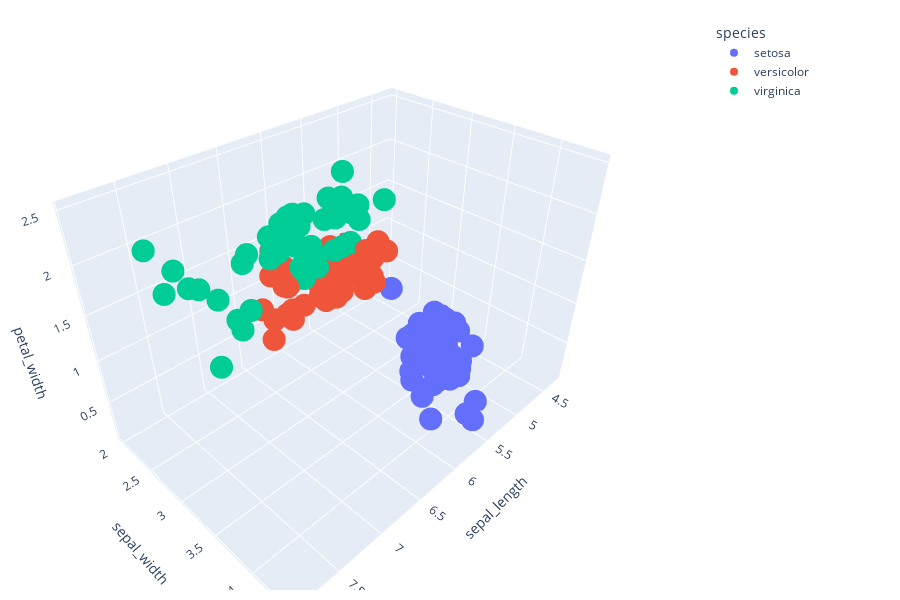

The notebook cell this image was saved under:
### Code cell
# gráfico 3d
fig = px.scatter_3d(dados, x='sepal_length', y='sepal_width', z='petal_width', color='species', height=600)
fig.update_layout(margin=dict(l=0, r=200, t=20, b=10))
fig.show()

### Figure 1 — Plotly figure (JSON) as saved in the notebook; plotly's stock layout.template omitted (floating-point values rounded to 4 significant figures)
{"data": [{"hovertemplate": "species=setosa<br>sepal_length=%{x}<br>sepal_width=%{y}<br>petal_width=%{z}<extra></extra>", "legendgroup": "setosa", "marker": {"color": "#636efa", "symbol": "circle"}, "mode": "markers", "name": "setosa", "scene": "scene", "showlegend": true, "type": "scatter3d", "x": [5.1, 4.9, 4.7, 4.6, 5, 5.4, 4.6, 5, 4.4, 4.9, 5.4, 4.8, 4.8, 4.3, 5.8, 5.7, 5.4, 5.1, 5.7, 5.1, 5.4, 5.1, 4.6, 5.1, 4.8, 5, 5, 5.2, 5.2, 4.7, 4.8, 5.4, 5.2, 5.5, 4.9, 5, 5.5, 4.9, 4.4, 5.1, 5, 4.5, 4.4, 5, 5.1, 4.8, 5.1, 4.6, 5.3, 5], "y": [3.5, 3, 3.2, 3.1, 3.6, 3.9, 3.4, 3.4, 2.9, 3.1, 3.7, 3.4, 3, 3, 4, 4.4, 3.9, 3.5, 3.8, 3.8, 3.4, 3.7, 3.6, 3.3, 3.4, 3, 3.4, 3.5, 3.4, 3.2, 3.1, 3.4, 4.1, 4.2, 3.1, 3.2, 3.5, 3.6, 3, 3.4, 3.5, 2.3, 3.2, 3.5, 3.8, 3, 3.8, 3.2, 3.7, 3.3], "z": [0.2, 0.2, 0.2, 0.2, 0.2, 0.4, 0.3, 0.2, 0.2, 0.1, 0.2, 0.2, 0.1, 0.1, 0.2, 0.4, 0.4, 0.3, 0.3, 0.3, 0.2, 0.4, 0.2, 0.5, 0.2, 0.2, 0.4, 0.2, 0.2, 0.2, 0.2, 0.4, 0.1, 0.2, 0.2, 0.2, 0.2, 0.1, 0.2, 0.2, 0.3, 0.3, 0.2, 0.6, 0.4, 0.3, 0.2, 0.2, 0.2, 0.2]}, {"hovertemplate": "species=versicolor<br>sepal_length=%{x}<br>sepal_width=%{y}<br>petal_width=%{z}<extra></extra>", "legendgroup": "versicolor", "marker": {"color": "#EF553B", "symbol": "circle"}, "mode": "markers", "name": "versicolor", "scene": "scene", "showlegend": true, "type": "scatter3d", "x": [7, 6.4, 6.9, 5.5, 6.5, 5.7, 6.3, 4.9, 6.6, 5.2, 5, 5.9, 6, 6.1, 5.6, 6.7, 5.6, 5.8, 6.2, 5.6, 5.9, 6.1, 6.3, 6.1, 6.4, 6.6, 6.8, 6.7, 6, 5.7, 5.5, 5.5, 5.8, 6, 5.4, 6, 6.7, 6.3, 5.6, 5.5, 5.5, 6.1, 5.8, 5, 5.6, 5.7, 5.7, 6.2, 5.1, 5.7], "y": [3.2, 3.2, 3.1, 2.3, 2.8, 2.8, 3.3, 2.4, 2.9, 2.7, 2, 3, 2.2, 2.9, 2.9, 3.1, 3, 2.7, 2.2, 2.5, 3.2, 2.8, 2.5, 2.8, 2.9, 3, 2.8, 3, 2.9, 2.6, 2.4, 2.4, 2.7, 2.7, 3, 3.4, 3.1, 2.3, 3, 2.5, 2.6, 3, 2.6, 2.3, 2.7, 3, 2.9, 2.9, 2.5, 2.8], "z": [1.4, 1.5, 1.5, 1.3, 1.5, 1.3, 1.6, 1, 1.3, 1.4, 1, 1.5, 1, 1.4, 1.3, 1.4, 1.5, 1, 1.5, 1.1, 1.8, 1.3, 1.5, 1.2, 1.3, 1.4, 1.4, 1.7, 1.5, 1, 1.1, 1, 1.2, 1.6, 1.5, 1.6, 1.5, 1.3, 1.3, 1.3, 1.2, 1.4, 1.2, 1, 1.3, 1.2, 1.3, 1.3, 1.1, 1.3]}, {"hovertemplate": "species=virginica<br>sepal_length=%{x}<br>sepal_width=%{y}<br>petal_width=%{z}<extra></extra>", "legendgroup": "virginica", "marker": {"color": "#00cc96", "symbol": "circle"}, "mode": "markers", "name": "virginica", "scene": "scene", "showlegend": true, "type": "scatter3d", "x": [6.3, 5.8, 7.1, 6.3, 6.5, 7.6, 4.9, 7.3, 6.7, 7.2, 6.5, 6.4, 6.8, 5.7, 5.8, 6.4, 6.5, 7.7, 7.7, 6, 6.9, 5.6, 7.7, 6.3, 6.7, 7.2, 6.2, 6.1, 6.4, 7.2, 7.4, 7.9, 6.4, 6.3, 6.1, 7.7, 6.3, 6.4, 6, 6.9, 6.7, 6.9, 5.8, 6.8, 6.7, 6.7, 6.3, 6.5, 6.2, 5.9], "y": [3.3, 2.7, 3, 2.9, 3, 3, 2.5, 2.9, 2.5, 3.6, 3.2, 2.7, 3, 2.5, 2.8, 3.2, 3, 3.8, 2.6, 2.2, 3.2, 2.8, 2.8, 2.7, 3.3, 3.2, 2.8, 3, 2.8, 3, 2.8, 3.8, 2.8, 2.8, 2.6, 3, 3.4, 3.1, 3, 3.1, 3.1, 3.1, 2.7, 3.2, 3.3, 3, 2.5, 3, 3.4, 3], "z": [2.5, 1.9, 2.1, 1.8, 2.2, 2.1, 1.7, 1.8, 1.8, 2.5, 2, 1.9, 2.1, 2, 2.4, 2.3, 1.8, 2.2, 2.3, 1.5, 2.3, 2, 2, 1.8, 2.1, 1.8, 1.8, 1.8, 2.1, 1.6, 1.9, 2, 2.2, 1.5, 1.4, 2.3, 2.4, 1.8, 1.8, 2.1, 2.4, 2.3, 1.9, 2.3, 2.5, 2.3, 1.9, 2, 2.3, 1.8]}], "layout": {"height": 600, "legend": {"title": {"text": "species"}, "tracegroupgap": 0}, "margin": {"b": 10, "l": 0, "r": 200, "t": 20}, "scene": {"domain": {"x": [0, 1], "y": [0, 1]}, "xaxis": {"title": {"text": "sepal_length"}}, "yaxis": {"title": {"text": "sepal_width"}}, "zaxis": {"title": {"text": "petal_width"}}}}}
